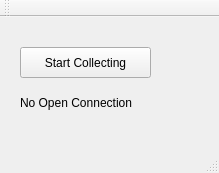
<?xml version="1.0" encoding="UTF-8"?>
<ui version="4.0">
 <class>ServerSocket</class>
 <widget class="QMainWindow" name="ServerSocket">
  <property name="geometry">
   <rect>
    <x>0</x>
    <y>0</y>
    <width>219</width>
    <height>173</height>
   </rect>
  </property>
  <property name="windowTitle">
   <string>ServerSocket</string>
  </property>
  <widget class="QWidget" name="centralWidget">
   <widget class="QPushButton" name="btnSend">
    <property name="geometry">
     <rect>
      <x>20</x>
      <y>30</y>
      <width>131</width>
      <height>31</height>
     </rect>
    </property>
    <property name="text">
     <string>Start Collecting</string>
    </property>
   </widget>
   <widget class="QLabel" name="lblReceiveText">
    <property name="geometry">
     <rect>
      <x>20</x>
      <y>70</y>
      <width>161</width>
      <height>31</height>
     </rect>
    </property>
    <property name="text">
     <string>No Open Connection</string>
    </property>
   </widget>
  </widget>
  <widget class="QMenuBar" name="menuBar">
   <property name="geometry">
    <rect>
     <x>0</x>
     <y>0</y>
     <width>219</width>
     <height>20</height>
    </rect>
   </property>
  </widget>
  <widget class="QToolBar" name="mainToolBar">
   <attribute name="toolBarArea">
    <enum>TopToolBarArea</enum>
   </attribute>
   <attribute name="toolBarBreak">
    <bool>false</bool>
   </attribute>
  </widget>
  <widget class="QStatusBar" name="statusBar"/>
 </widget>
 <layoutdefault spacing="6" margin="11"/>
 <resources/>
 <connections/>
</ui>
